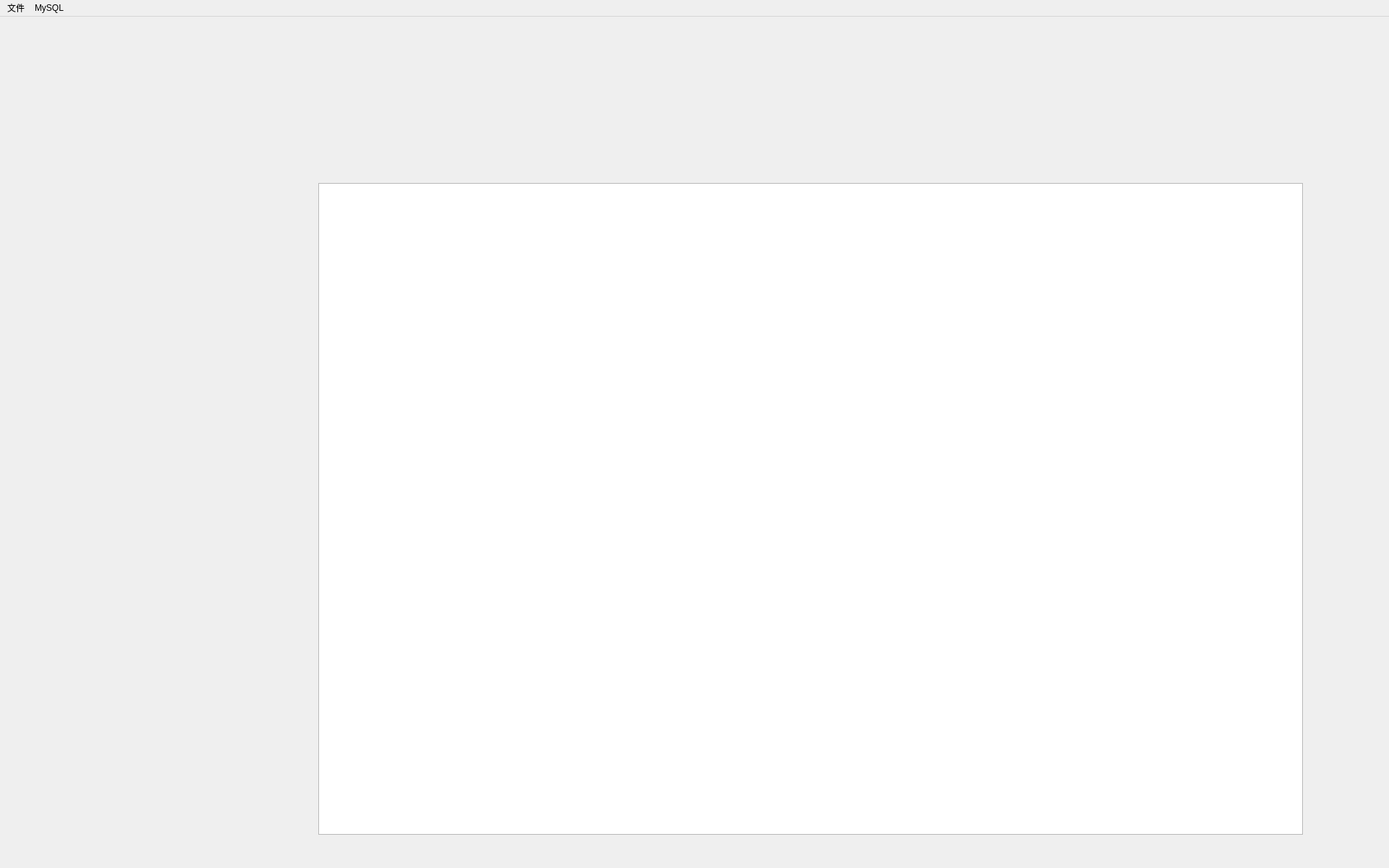
<?xml version="1.0" encoding="UTF-8"?>
<ui version="4.0">
 <class>MainWindow</class>
 <widget class="QMainWindow" name="MainWindow">
  <property name="geometry">
   <rect>
    <x>0</x>
    <y>0</y>
    <width>1920</width>
    <height>1200</height>
   </rect>
  </property>
  <property name="windowTitle">
   <string>MainWindow</string>
  </property>
  <property name="styleSheet">
   <string notr="true"/>
  </property>
  <widget class="QWidget" name="centralwidget">
   <property name="styleSheet">
    <string notr="true"/>
   </property>
   <widget class="QTextEdit" name="textEdit">
    <property name="geometry">
     <rect>
      <x>440</x>
      <y>230</y>
      <width>1361</width>
      <height>901</height>
     </rect>
    </property>
    <property name="font">
     <font>
      <pointsize>14</pointsize>
     </font>
    </property>
    <property name="styleSheet">
     <string notr="true"/>
    </property>
   </widget>
   <widget class="QLabel" name="label">
    <property name="geometry">
     <rect>
      <x>20</x>
      <y>20</y>
      <width>321</width>
      <height>111</height>
     </rect>
    </property>
    <property name="text">
     <string/>
    </property>
   </widget>
  </widget>
  <widget class="QMenuBar" name="menuBar">
   <property name="geometry">
    <rect>
     <x>0</x>
     <y>0</y>
     <width>1920</width>
     <height>36</height>
    </rect>
   </property>
   <widget class="QMenu" name="menu">
    <property name="title">
     <string>文件</string>
    </property>
    <addaction name="create_file"/>
    <addaction name="open_file"/>
    <addaction name="kurseni_file"/>
   </widget>
   <widget class="QMenu" name="menuMySQL">
    <property name="title">
     <string>MySQL</string>
    </property>
    <addaction name="read_data"/>
   </widget>
   <addaction name="menu"/>
   <addaction name="menuMySQL"/>
  </widget>
  <action name="actionsdfsdf">
   <property name="text">
    <string>sdfsdf</string>
   </property>
  </action>
  <action name="actionsfsdf">
   <property name="text">
    <string>sfsdf</string>
   </property>
  </action>
  <action name="actionsfsdf_2">
   <property name="text">
    <string>sfsdf</string>
   </property>
  </action>
  <action name="actionsfdsf">
   <property name="text">
    <string>sfdsf</string>
   </property>
  </action>
  <action name="create_file">
   <property name="text">
    <string>新建文件</string>
   </property>
  </action>
  <action name="open_file">
   <property name="text">
    <string>打开文件</string>
   </property>
  </action>
  <action name="read_data">
   <property name="text">
    <string>数据读取</string>
   </property>
  </action>
  <action name="kurseni_file">
   <property name="text">
    <string>保存文件</string>
   </property>
  </action>
 </widget>
 <resources>
  <include location="images/images.qrc"/>
  <include location="images.qrc"/>
 </resources>
 <connections/>
</ui>
